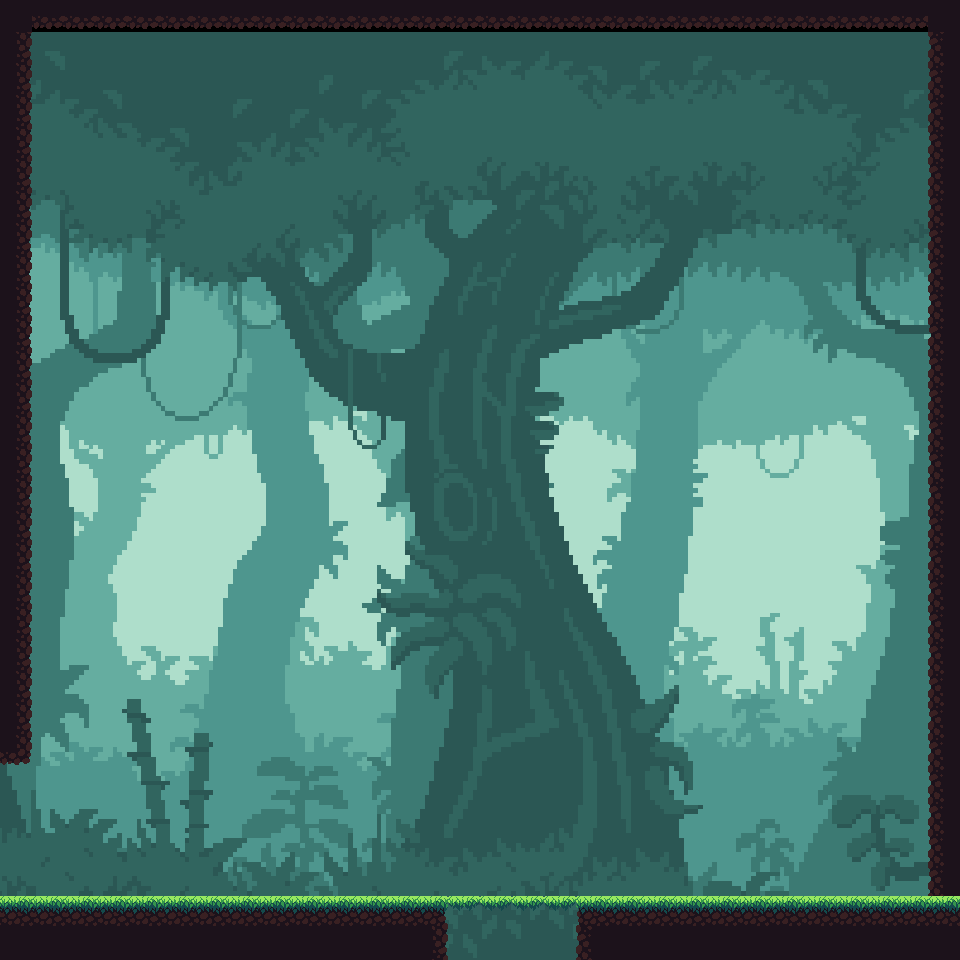

This is a level from a 2D game, rendered from its Tiled map with the project's own tilesets. A one-line summary and the complete map file follow:
An orthogonal 30x30 tile map with 32x32 px tiles, 1 tile layer (Tile Layer 1), 1 hidden layer not drawn, 2 tilesets, 1 image layer and 15 objects (7x wall, portal_s, platform, p_w, portal_w, ...).

<map version="1.2" tiledversion="1.3.2" orientation="orthogonal" renderorder="right-down" compressionlevel="0" width="30" height="30" tilewidth="32" tileheight="32" infinite="0" nextlayerid="5" nextobjectid="20">
 <tileset firstgid="1" source="temp_portal.tsx" />
 <tileset firstgid="2" source="tileset_1.tsx" />
 <imagelayer id="3" name="Image Layer 1" offsetx="-288" offsety="32">
  <image source="c0_hep.png" width="1845" height="1034" />
 </imagelayer>
 <layer id="4" name="Tile Layer 2" width="30" height="30" visible="0">
  <data encoding="csv">
0,0,0,0,0,0,0,0,0,0,0,0,0,0,0,0,0,0,0,0,0,0,0,0,0,0,0,0,0,0,
0,0,0,0,0,0,0,0,0,0,0,0,0,0,0,0,0,0,0,0,0,0,0,0,0,0,0,0,0,0,
0,0,0,0,0,0,0,0,0,0,0,0,0,0,0,0,0,0,0,0,0,0,0,0,0,0,0,0,0,0,
0,0,0,0,0,0,0,0,0,0,0,0,0,0,0,0,0,0,0,0,0,0,0,0,0,0,0,0,0,0,
0,0,0,0,0,0,0,0,0,0,0,0,0,0,0,0,0,0,0,0,0,0,0,0,0,0,0,0,0,0,
0,0,0,0,0,0,0,0,0,0,0,0,0,0,0,0,0,0,0,0,0,0,0,0,0,0,0,0,0,0,
0,0,0,0,0,0,0,0,0,0,0,0,0,0,0,0,0,0,0,0,0,0,0,0,0,0,0,0,0,0,
0,0,0,0,0,0,0,0,0,0,0,0,0,0,0,0,0,0,0,0,0,0,0,0,0,0,0,0,0,0,
0,0,0,0,0,0,0,0,0,0,0,0,0,0,0,0,0,0,0,0,0,0,0,0,0,0,0,0,0,0,
0,0,0,0,0,0,0,0,0,0,0,0,0,0,0,0,0,0,0,0,0,0,0,0,0,0,0,0,0,0,
0,0,0,0,0,0,0,0,0,0,0,0,0,0,0,0,0,0,0,0,0,0,0,0,0,0,0,0,0,0,
0,0,0,0,0,0,0,0,0,0,0,0,0,0,0,0,0,0,0,0,0,0,0,0,0,0,0,0,0,0,
0,0,0,0,0,0,0,0,0,0,0,0,0,0,0,0,0,0,0,0,0,0,0,0,0,0,0,0,0,0,
0,0,0,0,0,0,0,0,0,0,0,0,0,0,0,0,0,0,0,0,0,0,0,0,0,0,0,0,0,0,
0,0,0,0,0,0,0,0,0,0,0,0,0,0,0,0,0,0,0,0,0,0,0,0,0,0,0,0,0,0,
0,0,0,0,0,0,0,0,0,0,0,0,0,0,0,0,0,0,0,0,0,0,0,0,0,0,0,0,0,0,
0,0,0,0,0,0,0,0,0,0,0,0,0,0,0,0,0,0,0,0,0,0,0,0,0,0,0,0,0,0,
0,0,0,0,0,0,0,0,0,0,0,0,0,0,0,0,0,0,0,0,0,0,0,0,0,0,0,0,0,0,
0,0,0,0,0,0,0,0,0,0,0,0,0,0,0,0,0,0,0,0,0,0,0,0,0,0,0,0,0,0,
0,0,0,0,0,0,0,0,0,0,0,0,0,0,0,0,0,0,0,0,0,0,0,0,0,0,0,0,0,0,
0,0,0,0,0,0,0,0,0,0,0,0,0,0,0,0,0,0,0,0,0,0,0,0,0,0,0,0,0,0,
0,0,0,0,0,0,0,0,0,0,0,0,0,0,0,0,0,0,0,0,0,0,0,0,0,0,0,0,0,0,
0,0,0,0,0,0,0,0,0,0,0,0,0,0,0,0,0,0,0,0,0,0,0,0,0,0,0,0,0,0,
0,0,0,0,0,0,0,0,0,0,0,0,0,0,0,0,0,0,0,0,0,0,0,0,0,0,0,0,0,0,
0,0,0,0,0,0,0,0,0,0,0,0,0,0,0,0,0,0,0,0,0,0,0,0,0,0,0,0,0,0,
0,0,0,0,0,0,0,0,0,0,0,0,0,0,0,0,0,0,0,0,0,0,0,0,0,0,0,0,0,0,
0,0,0,0,0,0,0,0,0,0,0,0,0,0,0,0,0,0,0,0,0,0,0,0,0,0,0,0,0,0,
0,0,0,0,0,0,0,0,0,0,0,0,0,0,0,0,0,0,0,0,0,0,0,0,0,0,0,0,0,0,
0,0,0,0,0,0,0,0,0,0,0,0,0,0,0,0,0,0,0,0,0,0,0,0,0,0,0,0,0,0,
0,0,0,0,0,0,0,0,0,0,0,0,0,0,0,0,0,0,0,0,0,0,0,0,0,0,0,0,0,0
</data>
 </layer>
 <layer id="1" name="Tile Layer 1" width="30" height="30">
  <data encoding="csv">
10,17,17,17,17,17,17,17,17,17,17,17,17,17,17,17,17,17,17,17,17,17,17,17,17,17,17,17,17,10,
11,0,0,0,0,0,0,0,0,0,0,0,0,0,0,0,0,0,0,0,0,0,0,0,0,0,0,0,0,9,
11,0,0,0,0,0,0,0,0,0,0,0,0,0,0,0,0,0,0,0,0,0,0,0,0,0,0,0,0,9,
11,0,0,0,0,0,0,0,0,0,0,0,0,0,0,0,0,0,0,0,0,0,0,0,0,0,0,0,0,9,
11,0,0,0,0,0,0,0,0,0,0,0,0,0,0,0,0,0,0,0,0,0,0,0,0,0,0,0,0,9,
11,0,0,0,0,0,0,0,0,0,0,0,0,0,0,0,0,0,0,0,0,0,0,0,0,0,0,0,0,9,
11,0,0,0,0,0,0,0,0,0,0,0,0,0,0,0,0,0,0,0,0,0,0,0,0,0,0,0,0,9,
11,0,0,0,0,0,0,0,0,0,0,0,0,0,0,0,0,0,0,0,0,0,0,0,0,0,0,0,0,9,
11,0,0,0,0,0,0,0,0,0,0,0,0,0,0,0,0,0,0,0,0,0,0,0,0,0,0,0,0,9,
11,0,0,0,0,0,0,0,0,0,0,0,0,0,0,0,0,0,0,0,0,0,0,0,0,0,0,0,0,9,
11,0,0,0,0,0,0,0,0,0,0,0,0,0,0,0,0,0,0,0,0,0,0,0,0,0,0,0,0,9,
11,0,0,0,0,0,0,0,0,0,0,0,0,0,0,0,0,0,0,0,0,0,0,0,0,0,0,0,0,9,
11,0,0,0,0,0,0,0,0,0,0,0,0,0,0,0,0,0,0,0,0,0,0,0,0,0,0,0,0,9,
11,0,0,0,0,0,0,0,0,0,0,0,0,0,0,0,0,0,0,0,0,0,0,0,0,0,0,0,0,9,
11,0,0,0,0,0,0,0,0,0,0,0,0,0,0,0,0,0,0,0,0,0,0,0,0,0,0,0,0,9,
11,0,0,0,0,0,0,0,0,0,0,0,0,0,0,0,0,0,0,0,0,0,0,0,0,0,0,0,0,9,
11,0,0,0,0,0,0,0,0,0,0,0,0,0,0,0,0,0,0,0,0,0,0,0,0,0,0,0,0,9,
11,0,0,0,0,0,0,0,0,0,0,0,0,0,0,0,0,0,0,0,0,0,0,0,0,0,0,0,0,9,
11,0,0,0,0,0,0,0,0,0,0,0,0,0,0,0,0,0,0,0,0,0,0,0,0,0,0,0,0,9,
11,0,0,0,0,0,0,0,0,0,0,0,0,0,0,0,0,0,0,0,0,0,0,0,0,0,0,0,0,9,
11,0,0,0,0,0,0,0,0,0,0,0,0,0,0,0,0,0,0,0,0,0,0,0,0,0,0,0,0,9,
11,0,0,0,0,0,0,0,0,0,0,0,0,0,0,0,0,0,0,0,0,0,0,0,0,0,0,0,0,9,
11,0,0,0,0,0,0,0,0,0,0,0,0,0,0,0,0,0,0,0,0,0,0,0,0,0,0,0,0,9,
18,0,0,0,0,0,0,0,0,0,0,0,0,0,0,0,0,0,0,0,0,0,0,0,0,0,0,0,0,9,
0,0,0,0,0,0,0,0,0,0,0,0,0,0,0,0,0,0,0,0,0,0,0,0,0,0,0,0,0,9,
0,0,0,0,0,0,0,0,0,0,0,0,0,0,0,0,0,0,0,0,0,0,0,0,0,0,0,0,0,9,
0,0,0,0,0,0,0,0,0,0,0,0,0,0,0,0,0,0,0,0,0,0,0,0,0,0,0,0,0,9,
0,0,0,0,0,0,0,0,0,0,0,0,0,0,0,0,0,0,0,0,0,0,0,0,0,0,0,0,0,9,
3,3,3,3,3,3,3,3,3,3,3,3,3,4,22,22,22,22,2,3,3,3,3,3,3,3,3,3,3,3,
10,10,10,10,10,10,10,10,10,10,10,10,10,11,0,0,0,0,9,10,10,10,10,10,10,10,10,10,10,10
</data>
 </layer>
 <objectgroup id="2" name="Object Layer 1">
  <object id="1" name="wall" x="576" y="896" width="384" height="32" />
  <object id="2" name="wall" x="0" y="0" width="32" height="768" />
  <object id="3" name="wall" x="32" y="0" width="928" height="32" />
  <object id="4" name="wall" x="928" y="0" width="32" height="896" />
  <object id="8" name="wall" x="576" y="928" width="32" height="32" />
  <object id="9" name="wall" x="416" y="928" width="32" height="32" />
  <object id="10" name="portal_s" x="448" y="928" width="128" height="32" />
  <object id="11" name="wall" x="0" y="896" width="448" height="32" />
  <object id="12" x="224" y="1056" />
  <object id="13" name="platform" x="448" y="896" width="128" height="32" />
  <object id="14" x="224" y="1056" />
  <object id="15" name="p_w" x="64" y="864" width="32" height="32" />
  <object id="16" name="portal_w" x="0" y="768" width="32" height="128" />
  <object id="18" name="p_s" x="512" y="864" width="32" height="32" />
  <object id="19" name="p_d" x="448" y="288" width="32" height="32" />
 </objectgroup>
</map>
